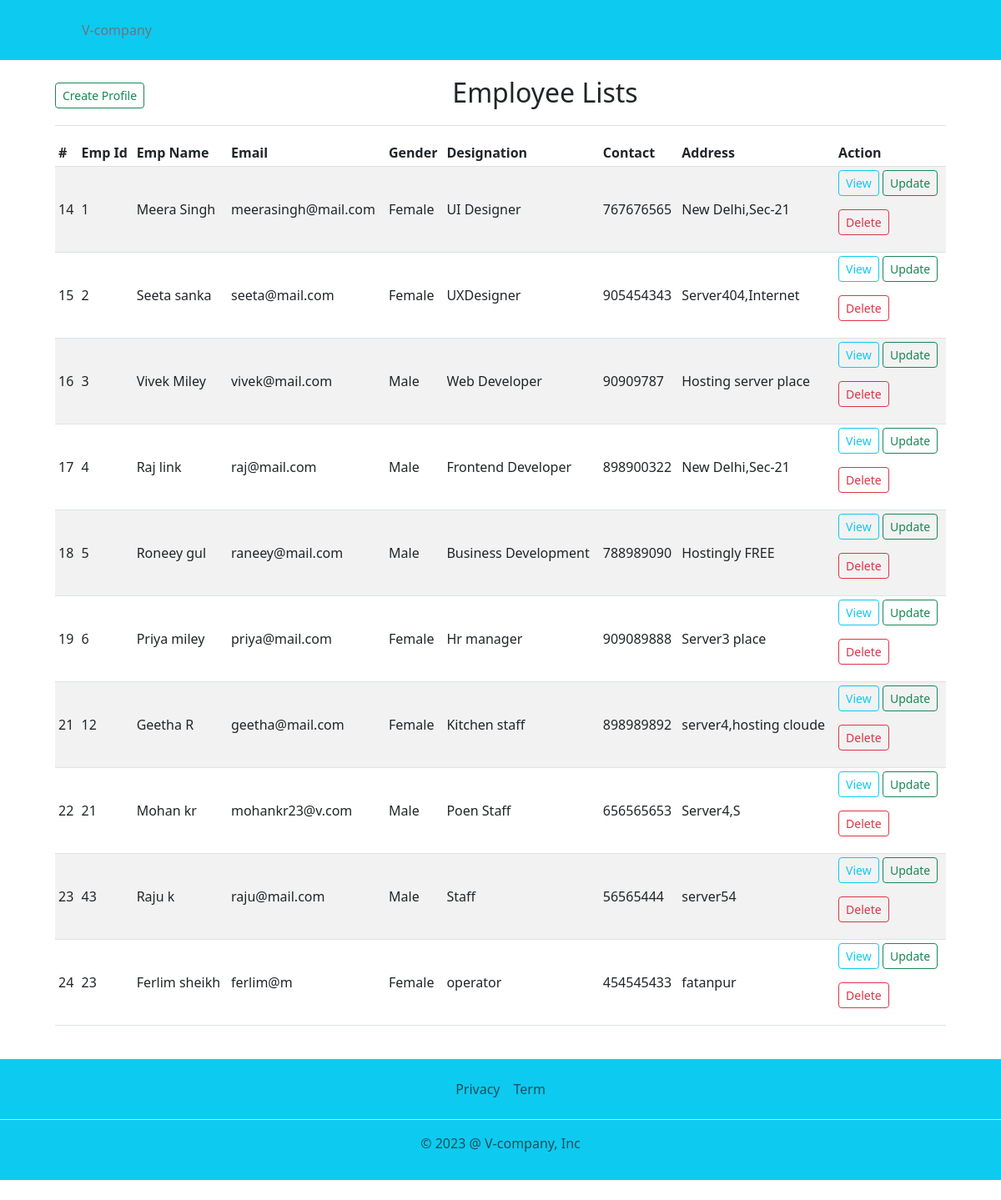
The page / on the database its author committed.
### tables this page shows
CREATE TABLE `cc` (
  `id` int(11) NOT NULL,
  `emp_id` varchar(20) NOT NULL,
  `emp_name` varchar(100) NOT NULL,
  `emp_email` varchar(100) NOT NULL,
  `gender` varchar(50) NOT NULL,
  `designation` varchar(100) NOT NULL,
  `contact` varchar(14) NOT NULL,
  `address` varchar(100) NOT NULL
);

### index.php (the view, shortened to what this page needs)
<?php
require 'dbconnect.php';
?>
<!DOCTYPE html>
<html lang="en">
<head>
    <link rel="stylesheet" href="css/bootstrap.min.css">
</head>
<body>
<?php include 'include/header.php' ?>
<div class="container">
<main class="col-md-12 ms-sm-auto col-lg-12 px-md-4">
      <div class="d-flex justify-content-between flex-wrap flex-md-nowrap align-items-center pt-3 pb-2 mb-3 border-bottom">
        <h1 class="h2">
          <a class="btn btn-sm btn-outline-success" href="create.php">Create Profile</a>
      </h1>
      <h2 class="text-center p-1">Employee Lists </h2>
      </div>
      <div class="table-responsive">
        <table class="table table-striped table-sm
        table-hover
        align-middle ">
          <thead>
            <tr>
              <th scope="col">#</th>
              <th scope="col">Emp Id</th>
              <th scope="col">Emp Name</th>
              <th scope="col">Email</th>
              <th scope="col">Gender</th>
              <th scope="col">Designation </th>
              <th scope="col">Contact</th>
              <th scope="col">Address</th>
              <th scope="col">Action</th>
            </tr>
          </thead>
          <tbody>
          <?php
          $sql = "SELECT * FROM cc";
          $sql_run = mysqli_query($conn, $sql);
          if(mysqli_num_rows($sql_run)>0)
          {
            foreach ($sql_run as $cc)
             {  ?>
              <tr>
              <td><?= $cc['id'];?></td>
              <td><?= $cc['emp_id'];?></td>
              <td><?= $cc['emp_name'];?></td>
              <td><?= $cc['emp_email'];?></td>
              <td><?= $cc['gender'];?></td>
              <td><?= $cc['designation'];?></td>
              <td><?= $cc['contact'];?></td>
              <td><?= $cc['address'];?></td>
              <td>
                <p>
                  <a class="btn btn-sm btn-outline-info" href="View.php?id=<?= $cc['id']; ?>">View</a>
                  <a class="btn btn-sm btn-outline-success" href="Update.php?id=<?= $cc['id']; ?>">Update</a>
                 <form action="dbcrd.php" method="post" class="d-inline">
                 <button class="btn btn-sm btn-outline-danger" name="delete" value="<?= $cc['id']; ?>">Delete </button>
             </form>
               </p>
              </td>
            </tr>
            <?php }
          }
        else
        {
          echo "<h1 >Employees Profile Not Created</h1>";
        }
          ?>
          </tbody>
        </table>
      </div>
    </main>
    </div>
    <?php include 'include/footer.php' ?>
</body>
</html>

### include/header.php (shortened to what this page needs)
<header class="p-3 bg-info text-white">
       <div class="container">
         <div class="d-flex flex-wrap align-items-center justify-content-center justify-content-lg-start">
           <a href="/" class="d-flex align-items-center mb-2 mb-lg-0 text-white text-decoration-none">
             <svg class="bi me-2" width="40" height="32" role="img" aria-label="Bootstrap"><use xlink:href="#bootstrap"/></svg>
           </a>
           <ul class="nav col-12 col-lg-auto me-lg-auto mb-2 justify-content-center mb-md-0">
             <li><a href="#" class="nav-link px-2 text-secondary">V-company</a></li>
           </ul>
           </div>
         </div>
     </header>

### include/footer.php
<footer class="py-3 my-4 bg-info">
  <ul class="nav justify-content-center border-bottom pb-3 mb-3">
    <li class="nav-item"><a href="#" class="nav-link px-2 text-muted">Privacy</a></li>
    <li class="nav-item"><a href="#" class="nav-link px-2 text-muted">Term</a></li>
  </ul>
  <p class="text-center text-muted">&copy; 2023 @ V-company, Inc</p>
</footer>

### rows shown on the page
cc: id "14", emp "1", emp_name "Meera Singh", emp_email "meerasingh@mail.com", gender "Female", designation "UI Designer", contact "767676565", address "New Delhi,Sec-21"
cc: id "15", emp "2", emp_name "Seeta sanka", emp_email "seeta@mail.com", gender "Female", designation "UXDesigner", contact "905454343", address "Server404,Internet"
cc: id "16", emp "3", emp_name "Vivek Miley", emp_email "vivek@mail.com", gender "Male", designation "Web Developer", contact "90909787", address "Hosting server place"
cc: id "17", emp "4", emp_name "Raj link", emp_email "raj@mail.com", gender "Male", designation "Frontend Developer", contact "898900322", address "New Delhi,Sec-21"
cc: id "18", emp "5", emp_name "Roneey gul", emp_email "raneey@mail.com", gender "Male", designation "Business Development", contact "788989090", address "Hostingly FREE"
cc: id "19", emp "6", emp_name "Priya miley", emp_email "priya@mail.com", gender "Female", designation "Hr manager", contact "909089888", address "Server3 place"
cc: id "21", emp "12", emp_name "Geetha R", emp_email "geetha@mail.com", gender "Female", designation "Kitchen staff", contact "898989892", address "server4,hosting cloude"
cc: id "22", emp "21", emp_name "Mohan kr", emp_email "mohankr23@v.com", gender "Male", designation "Poen Staff", contact "656565653", address "Server4,S"
cc: id "23", emp "43", emp_name "Raju k", emp_email "raju@mail.com", gender "Male", designation "Staff", contact "56565444", address "server54"
cc: id "24", emp "23", emp_name "Ferlim sheikh", emp_email "ferlim@m", gender "Female", designation "operator", contact "454545433", address "fatanpur"
